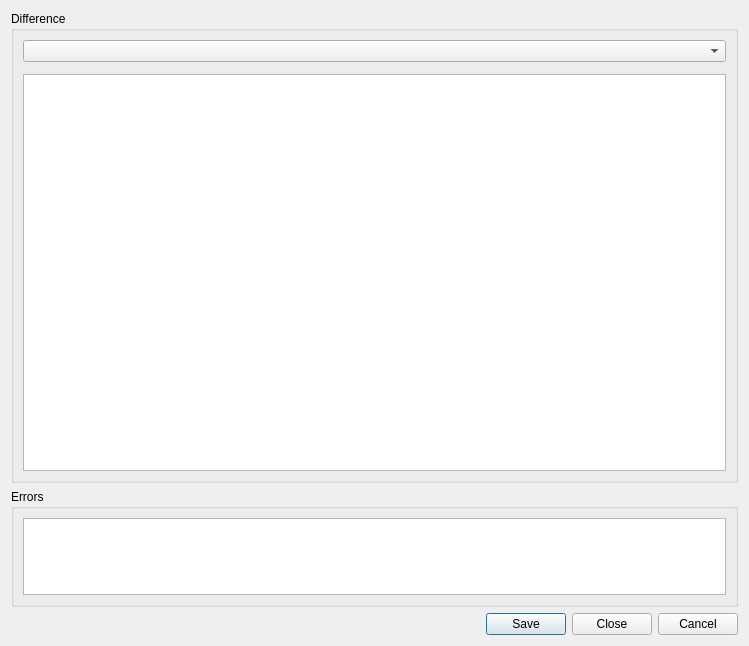
<?xml version="1.0" encoding="UTF-8"?>
<ui version="4.0">
 <class>SvnDiffDialog</class>
 <widget class="QWidget" name="SvnDiffDialog">
  <property name="geometry">
   <rect>
    <x>0</x>
    <y>0</y>
    <width>749</width>
    <height>646</height>
   </rect>
  </property>
  <property name="windowTitle">
   <string>Subversion Diff</string>
  </property>
  <layout class="QVBoxLayout">
   <item>
    <widget class="QGroupBox" name="contentsGroup">
     <property name="sizePolicy">
      <sizepolicy hsizetype="Preferred" vsizetype="Preferred">
       <horstretch>0</horstretch>
       <verstretch>4</verstretch>
      </sizepolicy>
     </property>
     <property name="title">
      <string>Difference</string>
     </property>
     <layout class="QVBoxLayout" name="verticalLayout">
      <item>
       <widget class="QComboBox" name="filesCombo"/>
      </item>
      <item>
       <widget class="E5TextEditSearchWidget" name="searchWidget" native="true">
        <property name="focusPolicy">
         <enum>Qt::WheelFocus</enum>
        </property>
       </widget>
      </item>
      <item>
       <widget class="QTextEdit" name="contents">
        <property name="whatsThis">
         <string>&lt;b&gt;Subversion Diff&lt;/b&gt;&lt;p&gt;This shows the output of the svn diff command.&lt;/p&gt;</string>
        </property>
        <property name="lineWrapMode">
         <enum>QTextEdit::NoWrap</enum>
        </property>
        <property name="readOnly">
         <bool>true</bool>
        </property>
        <property name="tabStopWidth">
         <number>8</number>
        </property>
        <property name="acceptRichText">
         <bool>false</bool>
        </property>
       </widget>
      </item>
     </layout>
    </widget>
   </item>
   <item>
    <widget class="QGroupBox" name="errorGroup">
     <property name="sizePolicy">
      <sizepolicy hsizetype="Preferred" vsizetype="Expanding">
       <horstretch>0</horstretch>
       <verstretch>1</verstretch>
      </sizepolicy>
     </property>
     <property name="title">
      <string>Errors</string>
     </property>
     <layout class="QVBoxLayout">
      <item>
       <widget class="QTextEdit" name="errors">
        <property name="readOnly">
         <bool>true</bool>
        </property>
        <property name="acceptRichText">
         <bool>false</bool>
        </property>
       </widget>
      </item>
     </layout>
    </widget>
   </item>
   <item>
    <widget class="QDialogButtonBox" name="buttonBox">
     <property name="orientation">
      <enum>Qt::Horizontal</enum>
     </property>
     <property name="standardButtons">
      <set>QDialogButtonBox::Cancel|QDialogButtonBox::Close|QDialogButtonBox::Save</set>
     </property>
    </widget>
   </item>
  </layout>
 </widget>
 <customwidgets>
  <customwidget>
   <class>E5TextEditSearchWidget</class>
   <extends>QWidget</extends>
   <header>E5Gui/E5TextEditSearchWidget.h</header>
   <container>1</container>
  </customwidget>
 </customwidgets>
 <tabstops>
  <tabstop>filesCombo</tabstop>
  <tabstop>searchWidget</tabstop>
  <tabstop>contents</tabstop>
  <tabstop>errors</tabstop>
 </tabstops>
 <resources/>
 <connections/>
</ui>
